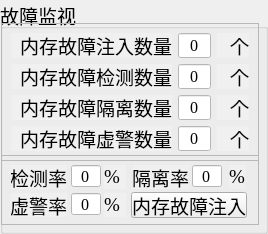
          <widget class="QGroupBox" name="groupBox_16">
           <property name="sizePolicy">
            <sizepolicy hsizetype="Expanding" vsizetype="Expanding">
             <horstretch>0</horstretch>
             <verstretch>0</verstretch>
            </sizepolicy>
           </property>
           <property name="font">
            <font>
             <pointsize>14</pointsize>
            </font>
           </property>
           <property name="title">
            <string>故障监视</string>
           </property>
           <widget class="QFrame" name="frame_31">
            <property name="geometry">
             <rect>
              <x>1</x>
              <y>23</y>
              <width>258</width>
              <height>138</height>
             </rect>
            </property>
            <property name="sizePolicy">
             <sizepolicy hsizetype="Expanding" vsizetype="Expanding">
              <horstretch>0</horstretch>
              <verstretch>0</verstretch>
             </sizepolicy>
            </property>
            <property name="styleSheet">
             <string notr="true">border-width:0px;</string>
            </property>
            <property name="frameShape">
             <enum>QFrame::StyledPanel</enum>
            </property>
            <property name="frameShadow">
             <enum>QFrame::Raised</enum>
            </property>
            <layout class="QGridLayout" name="gridLayout_17" rowstretch="1,1,1,1" columnstretch="5,1,1">
             <item row="0" column="0">
              <widget class="QLabel" name="label_158">
               <property name="sizePolicy">
                <sizepolicy hsizetype="Expanding" vsizetype="Expanding">
                 <horstretch>0</horstretch>
                 <verstretch>0</verstretch>
                </sizepolicy>
               </property>
               <property name="font">
                <font>
                 <family>华光楷体二_CNKI</family>
                 <pointsize>14</pointsize>
                </font>
               </property>
               <property name="styleSheet">
                <string notr="true">background-color:rgb(240,240,240);color:black;border: 0px</string>
               </property>
               <property name="text">
                <string>内存故障注入数量</string>
               </property>
               <property name="alignment">
                <set>Qt::AlignRight|Qt::AlignTrailing|Qt::AlignVCenter</set>
               </property>
              </widget>
             </item>
             <item row="0" column="1">
              <widget class="QLineEdit" name="lineEdit_46">
               <property name="sizePolicy">
                <sizepolicy hsizetype="Expanding" vsizetype="Expanding">
                 <horstretch>0</horstretch>
                 <verstretch>0</verstretch>
                </sizepolicy>
               </property>
               <property name="maximumSize">
                <size>
                 <width>40</width>
                 <height>16777215</height>
                </size>
               </property>
               <property name="font">
                <font>
                 <family>Times New Roman</family>
                 <pointsize>12</pointsize>
                </font>
               </property>
               <property name="cursor">
                <cursorShape>IBeamCursor</cursorShape>
               </property>
               <property name="styleSheet">
                <string notr="true">background-color:white;</string>
               </property>
               <property name="text">
                <string>0</string>
               </property>
               <property name="alignment">
                <set>Qt::AlignCenter</set>
               </property>
              </widget>
             </item>
             <item row="0" column="2">
              <widget class="QLabel" name="label_159">
               <property name="sizePolicy">
                <sizepolicy hsizetype="Expanding" vsizetype="Expanding">
                 <horstretch>0</horstretch>
                 <verstretch>0</verstretch>
                </sizepolicy>
               </property>
               <property name="font">
                <font>
                 <family>华光楷体二_CNKI</family>
                 <pointsize>14</pointsize>
                </font>
               </property>
               <property name="styleSheet">
                <string notr="true">background-color:rgb(240,240,240);color:black;border: 0px</string>
               </property>
               <property name="text">
                <string>个</string>
               </property>
               <property name="alignment">
                <set>Qt::AlignRight|Qt::AlignTrailing|Qt::AlignVCenter</set>
               </property>
              </widget>
             </item>
             <item row="1" column="0">
              <widget class="QLabel" name="label_160">
               <property name="sizePolicy">
                <sizepolicy hsizetype="Expanding" vsizetype="Expanding">
                 <horstretch>0</horstretch>
                 <verstretch>0</verstretch>
                </sizepolicy>
               </property>
               <property name="font">
                <font>
                 <family>华光楷体二_CNKI</family>
                 <pointsize>14</pointsize>
                </font>
               </property>
               <property name="styleSheet">
                <string notr="true">background-color:rgb(240,240,240);color:black;border: 0px</string>
               </property>
               <property name="text">
                <string>内存故障检测数量</string>
               </property>
               <property name="alignment">
                <set>Qt::AlignRight|Qt::AlignTrailing|Qt::AlignVCenter</set>
               </property>
              </widget>
             </item>
             <item row="1" column="1">
              <widget class="QLineEdit" name="lineEdit_47">
               <property name="sizePolicy">
                <sizepolicy hsizetype="Expanding" vsizetype="Expanding">
                 <horstretch>0</horstretch>
                 <verstretch>0</verstretch>
                </sizepolicy>
               </property>
               <property name="maximumSize">
                <size>
                 <width>40</width>
                 <height>16777215</height>
                </size>
               </property>
               <property name="font">
                <font>
                 <family>Times New Roman</family>
                 <pointsize>12</pointsize>
                </font>
               </property>
               <property name="styleSheet">
                <string notr="true">background-color:white;</string>
               </property>
               <property name="text">
                <string>0</string>
               </property>
               <property name="alignment">
                <set>Qt::AlignCenter</set>
               </property>
              </widget>
             </item>
             <item row="1" column="2">
              <widget class="QLabel" name="label_161">
               <property name="sizePolicy">
                <sizepolicy hsizetype="Expanding" vsizetype="Expanding">
                 <horstretch>0</horstretch>
                 <verstretch>0</verstretch>
                </sizepolicy>
               </property>
               <property name="font">
                <font>
                 <family>华光楷体二_CNKI</family>
                 <pointsize>14</pointsize>
                </font>
               </property>
               <property name="styleSheet">
                <string notr="true">background-color:rgb(240,240,240);color:black;border: 0px</string>
               </property>
               <property name="text">
                <string>个</string>
               </property>
               <property name="alignment">
                <set>Qt::AlignRight|Qt::AlignTrailing|Qt::AlignVCenter</set>
               </property>
              </widget>
             </item>
             <item row="2" column="0">
              <widget class="QLabel" name="label_162">
               <property name="sizePolicy">
                <sizepolicy hsizetype="Expanding" vsizetype="Expanding">
                 <horstretch>0</horstretch>
                 <verstretch>0</verstretch>
                </sizepolicy>
               </property>
               <property name="font">
                <font>
                 <family>华光楷体二_CNKI</family>
                 <pointsize>14</pointsize>
                </font>
               </property>
               <property name="styleSheet">
                <string notr="true">background-color:rgb(240,240,240);color:black;border: 0px</string>
               </property>
               <property name="text">
                <string>内存故障隔离数量</string>
               </property>
               <property name="alignment">
                <set>Qt::AlignRight|Qt::AlignTrailing|Qt::AlignVCenter</set>
               </property>
              </widget>
             </item>
             <item row="2" column="1">
              <widget class="QLineEdit" name="lineEdit_48">
               <property name="sizePolicy">
                <sizepolicy hsizetype="Expanding" vsizetype="Expanding">
                 <horstretch>0</horstretch>
                 <verstretch>0</verstretch>
                </sizepolicy>
               </property>
               <property name="maximumSize">
                <size>
                 <width>40</width>
                 <height>16777215</height>
                </size>
               </property>
               <property name="font">
                <font>
                 <family>Times New Roman</family>
                 <pointsize>12</pointsize>
                </font>
               </property>
               <property name="cursor">
                <cursorShape>IBeamCursor</cursorShape>
               </property>
               <property name="styleSheet">
                <string notr="true">background-color:white;</string>
               </property>
               <property name="text">
                <string>0</string>
               </property>
               <property name="alignment">
                <set>Qt::AlignCenter</set>
               </property>
              </widget>
             </item>
             <item row="2" column="2">
              <widget class="QLabel" name="label_163">
               <property name="sizePolicy">
                <sizepolicy hsizetype="Expanding" vsizetype="Expanding">
                 <horstretch>0</horstretch>
                 <verstretch>0</verstretch>
                </sizepolicy>
               </property>
               <property name="font">
                <font>
                 <family>华光楷体二_CNKI</family>
                 <pointsize>14</pointsize>
                </font>
               </property>
               <property name="styleSheet">
                <string notr="true">background-color:rgb(240,240,240);color:black;border: 0px</string>
               </property>
               <property name="text">
                <string>个</string>
               </property>
               <property name="alignment">
                <set>Qt::AlignRight|Qt::AlignTrailing|Qt::AlignVCenter</set>
               </property>
              </widget>
             </item>
             <item row="3" column="0">
              <widget class="QLabel" name="label_164">
               <property name="sizePolicy">
                <sizepolicy hsizetype="Expanding" vsizetype="Expanding">
                 <horstretch>0</horstretch>
                 <verstretch>0</verstretch>
                </sizepolicy>
               </property>
               <property name="font">
                <font>
                 <family>华光楷体二_CNKI</family>
                 <pointsize>14</pointsize>
                </font>
               </property>
               <property name="styleSheet">
                <string notr="true">background-color:rgb(240,240,240);color:black;border: 0px</string>
               </property>
               <property name="text">
                <string>内存故障虚警数量</string>
               </property>
               <property name="alignment">
                <set>Qt::AlignRight|Qt::AlignTrailing|Qt::AlignVCenter</set>
               </property>
              </widget>
             </item>
             <item row="3" column="1">
              <widget class="QLineEdit" name="lineEdit_49">
               <property name="sizePolicy">
                <sizepolicy hsizetype="Expanding" vsizetype="Expanding">
                 <horstretch>0</horstretch>
                 <verstretch>0</verstretch>
                </sizepolicy>
               </property>
               <property name="maximumSize">
                <size>
                 <width>40</width>
                 <height>16777215</height>
                </size>
               </property>
               <property name="font">
                <font>
                 <family>Times New Roman</family>
                 <pointsize>12</pointsize>
                </font>
               </property>
               <property name="styleSheet">
                <string notr="true">background-color:white;</string>
               </property>
               <property name="text">
                <string>0</string>
               </property>
               <property name="alignment">
                <set>Qt::AlignCenter</set>
               </property>
              </widget>
             </item>
             <item row="3" column="2">
              <widget class="QLabel" name="label_165">
               <property name="sizePolicy">
                <sizepolicy hsizetype="Expanding" vsizetype="Expanding">
                 <horstretch>0</horstretch>
                 <verstretch>0</verstretch>
                </sizepolicy>
               </property>
               <property name="font">
                <font>
                 <family>华光楷体二_CNKI</family>
                 <pointsize>14</pointsize>
                </font>
               </property>
               <property name="styleSheet">
                <string notr="true">background-color:rgb(240,240,240);color:black;border: 0px</string>
               </property>
               <property name="text">
                <string>个</string>
               </property>
               <property name="alignment">
                <set>Qt::AlignRight|Qt::AlignTrailing|Qt::AlignVCenter</set>
               </property>
              </widget>
             </item>
            </layout>
           </widget>
           <widget class="QFrame" name="frame_32">
            <property name="geometry">
             <rect>
              <x>1</x>
              <y>155</y>
              <width>258</width>
              <height>70</height>
             </rect>
            </property>
            <property name="sizePolicy">
             <sizepolicy hsizetype="Expanding" vsizetype="Expanding">
              <horstretch>0</horstretch>
              <verstretch>0</verstretch>
             </sizepolicy>
            </property>
            <property name="styleSheet">
             <string notr="true">border-width:0px;</string>
            </property>
            <property name="frameShape">
             <enum>QFrame::StyledPanel</enum>
            </property>
            <property name="frameShadow">
             <enum>QFrame::Raised</enum>
            </property>
            <widget class="QLabel" name="label_166">
             <property name="geometry">
              <rect>
               <x>10</x>
               <y>10</y>
               <width>56</width>
               <height>24</height>
              </rect>
             </property>
             <property name="sizePolicy">
              <sizepolicy hsizetype="Expanding" vsizetype="Expanding">
               <horstretch>0</horstretch>
               <verstretch>0</verstretch>
              </sizepolicy>
             </property>
             <property name="font">
              <font>
               <family>华光楷体二_CNKI</family>
               <pointsize>14</pointsize>
              </font>
             </property>
             <property name="styleSheet">
              <string notr="true">background-color:rgb(240,240,240);color:black;border: 0px</string>
             </property>
             <property name="text">
              <string>检测率</string>
             </property>
             <property name="alignment">
              <set>Qt::AlignRight|Qt::AlignTrailing|Qt::AlignVCenter</set>
             </property>
            </widget>
            <widget class="QLineEdit" name="lineEdit_50">
             <property name="geometry">
              <rect>
               <x>70</x>
               <y>10</y>
               <width>30</width>
               <height>22</height>
              </rect>
             </property>
             <property name="sizePolicy">
              <sizepolicy hsizetype="Expanding" vsizetype="Expanding">
               <horstretch>0</horstretch>
               <verstretch>0</verstretch>
              </sizepolicy>
             </property>
             <property name="maximumSize">
              <size>
               <width>30</width>
               <height>16777215</height>
              </size>
             </property>
             <property name="font">
              <font>
               <family>Times New Roman</family>
               <pointsize>12</pointsize>
              </font>
             </property>
             <property name="cursor">
              <cursorShape>IBeamCursor</cursorShape>
             </property>
             <property name="styleSheet">
              <string notr="true">background-color:white;</string>
             </property>
             <property name="text">
              <string>0</string>
             </property>
             <property name="alignment">
              <set>Qt::AlignCenter</set>
             </property>
            </widget>
            <widget class="QLabel" name="label_167">
             <property name="geometry">
              <rect>
               <x>103</x>
               <y>10</y>
               <width>22</width>
               <height>24</height>
              </rect>
             </property>
             <property name="sizePolicy">
              <sizepolicy hsizetype="Expanding" vsizetype="Expanding">
               <horstretch>0</horstretch>
               <verstretch>0</verstretch>
              </sizepolicy>
             </property>
             <property name="font">
              <font>
               <family>Times New Roman</family>
               <pointsize>14</pointsize>
              </font>
             </property>
             <property name="styleSheet">
              <string notr="true">background-color:rgb(240,240,240);color:black;border: 0px</string>
             </property>
             <property name="text">
              <string>%  </string>
             </property>
             <property name="alignment">
              <set>Qt::AlignLeading|Qt::AlignLeft|Qt::AlignVCenter</set>
             </property>
            </widget>
            <widget class="QLabel" name="label_168">
             <property name="geometry">
              <rect>
               <x>132</x>
               <y>10</y>
               <width>56</width>
               <height>24</height>
              </rect>
             </property>
             <property name="sizePolicy">
              <sizepolicy hsizetype="Expanding" vsizetype="Expanding">
               <horstretch>0</horstretch>
               <verstretch>0</verstretch>
              </sizepolicy>
             </property>
             <property name="font">
              <font>
               <family>华光楷体二_CNKI</family>
               <pointsize>14</pointsize>
              </font>
             </property>
             <property name="styleSheet">
              <string notr="true">background-color:rgb(240,240,240);color:black;border: 0px</string>
             </property>
             <property name="text">
              <string>隔离率</string>
             </property>
             <property name="alignment">
              <set>Qt::AlignRight|Qt::AlignTrailing|Qt::AlignVCenter</set>
             </property>
            </widget>
            <widget class="QLineEdit" name="lineEdit_51">
             <property name="geometry">
              <rect>
               <x>191</x>
               <y>10</y>
               <width>30</width>
               <height>22</height>
              </rect>
             </property>
             <property name="maximumSize">
              <size>
               <width>30</width>
               <height>16777215</height>
              </size>
             </property>
             <property name="font">
              <font>
               <family>Times New Roman</family>
               <pointsize>12</pointsize>
              </font>
             </property>
             <property name="styleSheet">
              <string notr="true">background-color:white;</string>
             </property>
             <property name="text">
              <string>0</string>
             </property>
             <property name="alignment">
              <set>Qt::AlignCenter</set>
             </property>
            </widget>
            <widget class="QLabel" name="label_169">
             <property name="geometry">
              <rect>
               <x>228</x>
               <y>10</y>
               <width>16</width>
               <height>24</height>
              </rect>
             </property>
             <property name="sizePolicy">
              <sizepolicy hsizetype="Expanding" vsizetype="Expanding">
               <horstretch>0</horstretch>
               <verstretch>0</verstretch>
              </sizepolicy>
             </property>
             <property name="font">
              <font>
               <family>Times New Roman</family>
               <pointsize>14</pointsize>
              </font>
             </property>
             <property name="styleSheet">
              <string notr="true">background-color:rgb(240,240,240);color:black;border: 0px</string>
             </property>
             <property name="text">
              <string>%</string>
             </property>
             <property name="alignment">
              <set>Qt::AlignLeading|Qt::AlignLeft|Qt::AlignVCenter</set>
             </property>
            </widget>
            <widget class="QLabel" name="label_170">
             <property name="geometry">
              <rect>
               <x>10</x>
               <y>38</y>
               <width>56</width>
               <height>24</height>
              </rect>
             </property>
             <property name="sizePolicy">
              <sizepolicy hsizetype="Expanding" vsizetype="Expanding">
               <horstretch>0</horstretch>
               <verstretch>0</verstretch>
              </sizepolicy>
             </property>
             <property name="font">
              <font>
               <family>华光楷体二_CNKI</family>
               <pointsize>14</pointsize>
              </font>
             </property>
             <property name="styleSheet">
              <string notr="true">background-color:rgb(240,240,240);color:black;border: 0px</string>
             </property>
             <property name="text">
              <string>虚警率</string>
             </property>
             <property name="alignment">
              <set>Qt::AlignRight|Qt::AlignTrailing|Qt::AlignVCenter</set>
             </property>
            </widget>
            <widget class="QLineEdit" name="lineEdit_52">
             <property name="geometry">
              <rect>
               <x>70</x>
               <y>38</y>
               <width>30</width>
               <height>22</height>
              </rect>
             </property>
             <property name="sizePolicy">
              <sizepolicy hsizetype="Expanding" vsizetype="Expanding">
               <horstretch>0</horstretch>
               <verstretch>0</verstretch>
              </sizepolicy>
             </property>
             <property name="maximumSize">
              <size>
               <width>30</width>
               <height>16777215</height>
              </size>
             </property>
             <property name="font">
              <font>
               <family>Times New Roman</family>
               <pointsize>12</pointsize>
              </font>
             </property>
             <property name="styleSheet">
              <string notr="true">background-color:white;</string>
             </property>
             <property name="text">
              <string>0</string>
             </property>
             <property name="alignment">
              <set>Qt::AlignCenter</set>
             </property>
            </widget>
            <widget class="QLabel" name="label_171">
             <property name="geometry">
              <rect>
               <x>103</x>
               <y>38</y>
               <width>22</width>
               <height>24</height>
              </rect>
             </property>
             <property name="sizePolicy">
              <sizepolicy hsizetype="Expanding" vsizetype="Expanding">
               <horstretch>0</horstretch>
               <verstretch>0</verstretch>
              </sizepolicy>
             </property>
             <property name="font">
              <font>
               <family>Times New Roman</family>
               <pointsize>14</pointsize>
              </font>
             </property>
             <property name="styleSheet">
              <string notr="true">background-color:rgb(240,240,240);color:black;border: 0px</string>
             </property>
             <property name="text">
              <string>%  </string>
             </property>
             <property name="alignment">
              <set>Qt::AlignLeading|Qt::AlignLeft|Qt::AlignVCenter</set>
             </property>
            </widget>
            <widget class="QPushButton" name="pushButton_8">
             <property name="geometry">
              <rect>
               <x>130</x>
               <y>37</y>
               <width>116</width>
               <height>26</height>
              </rect>
             </property>
             <property name="sizePolicy">
              <sizepolicy hsizetype="Minimum" vsizetype="Expanding">
               <horstretch>0</horstretch>
               <verstretch>0</verstretch>
              </sizepolicy>
             </property>
             <property name="font">
              <font>
               <family>华光楷体二_CNKI</family>
               <pointsize>14</pointsize>
              </font>
             </property>
             <property name="styleSheet">
              <string notr="true">color:black;</string>
             </property>
             <property name="text">
              <string>内存故障注入</string>
             </property>
            </widget>
           </widget>
          </widget>
